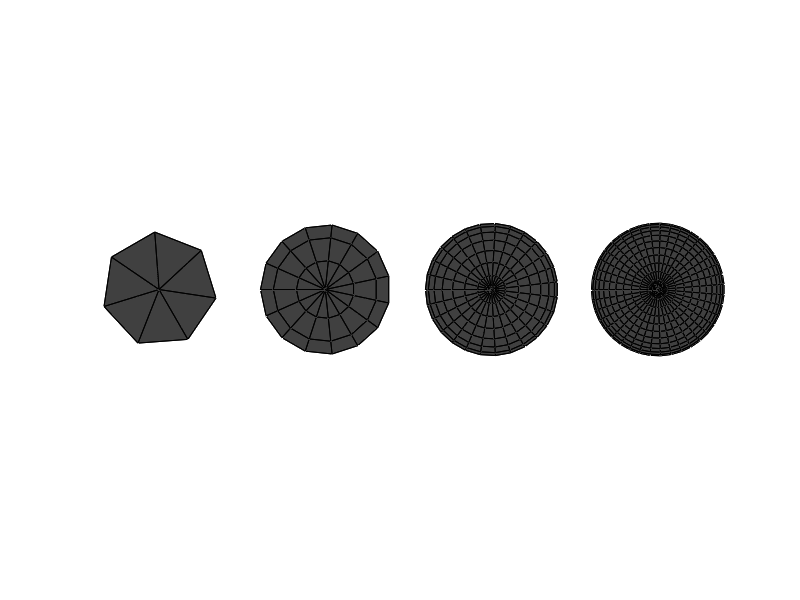

The MATLAB source for this figure:
function Sphere_Mesh()
    % Configurations for the spheres (radius, lat divisions, lon divisions, x-offset)
    mesh_configs = [
        1.2, 4, 8, 0;   % (radius, latitude divisions, longitude divisions, x-offset)
        1.2, 8, 16, 3;
        1.2, 16, 28, 6;
        1.2, 24, 40, 9
    ];

    % Initialize figure
    figure;
    hold on;

    % Loop through each mesh configuration
    for i = 1:size(mesh_configs, 1)
        % Extract sphere parameters
        radius = mesh_configs(i, 1);
        lat_divisions = mesh_configs(i, 2);
        lon_divisions = mesh_configs(i, 3);
        x_offset = mesh_configs(i, 4);

        % Generate sphere mesh
        [nodes, faces] = create_sphere_mesh(radius, lat_divisions, lon_divisions);

        % Apply x-offset translation
        nodes(:, 1) = nodes(:, 1) + x_offset;

        % Plot the sphere mesh
        patch('Vertices', nodes, 'Faces', faces, ...
              'FaceColor', [0.25, 0.25, 0.25], 'FaceAlpha',1, ...
              'EdgeColor', 'k',...
          'FaceLighting',"gouraud",'AmbientStrength', 0.2,'SpecularStrength',0.4);
    end
                      % Set lighting style

    % Adjust axis settings
    axis equal;
    axis off; % Hide axes
    hold off;
end

function [nodes, faces] = create_sphere_mesh(radius, lat_divisions, lon_divisions)
    % Create the nodes of the sphere using latitude and longitude divisions
    theta = linspace(0, pi, lat_divisions);         % Latitude angles
    phi = linspace(-pi/3, 5 * pi/3, lon_divisions);       % Longitude angles
    [Theta, Phi] = meshgrid(theta, phi);            % Create a grid of angles

    % Compute Cartesian coordinates of the sphere
    X = radius * sin(Theta) .* cos(Phi);
    Y = radius * sin(Theta) .* sin(Phi);
    Z = radius * cos(Theta);

    % Reshape the grid into a list of nodes
    nodes = [X(:), Y(:), Z(:)];

    % Create faces by connecting adjacent nodes in the grid
    faces = [];
    for i = 1:lat_divisions - 1
        for j = 1:lon_divisions
            % Compute indices of vertices
            jp1 = mod(j, lon_divisions) + 1; % Wrap longitude index
            v1 = sub2ind([lon_divisions, lat_divisions], j, i);
            v2 = sub2ind([lon_divisions, lat_divisions], jp1, i);
            v3 = sub2ind([lon_divisions, lat_divisions], jp1, i + 1);
            v4 = sub2ind([lon_divisions, lat_divisions], j, i + 1);

            % Add the face (quadrilateral)
            faces = [faces; v1, v2, v3, v4];
        end
    end
end
